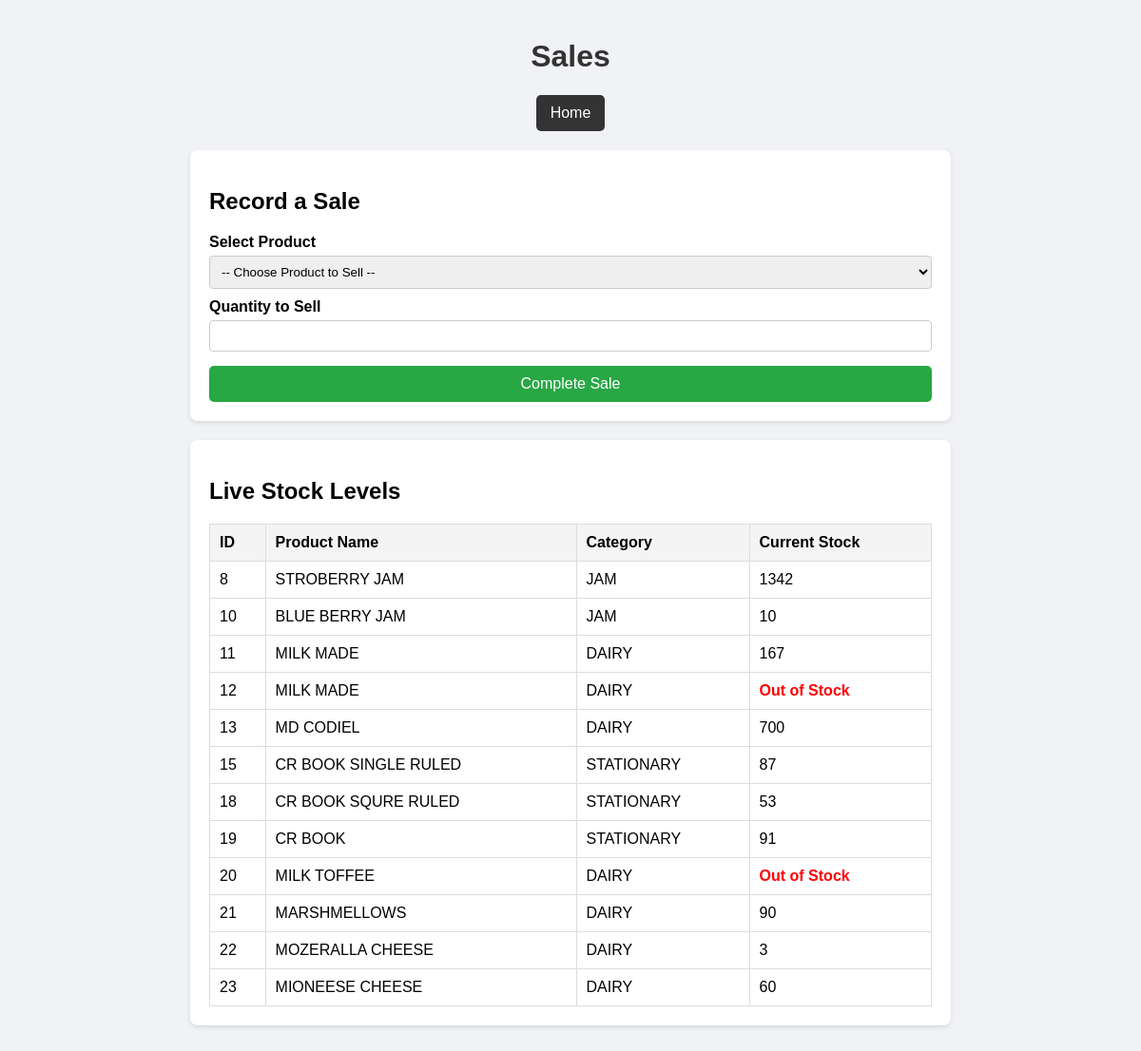
The page /sales.php on the database its author committed.
### tables this page shows
CREATE TABLE IF NOT EXISTS `product` (
  `id` int(11) NOT NULL AUTO_INCREMENT,
  `PRODUCT_NAME` varchar(255) NOT NULL,
  `product_category` varchar(100) DEFAULT NULL,
  `brand` varchar(100) NOT NULL,
  `contact_no` varchar(10) NOT NULL,
  `email` varchar(255) DEFAULT NULL,
  `ADDRESS` text,
  `current_stock` int(11) DEFAULT '0',
  PRIMARY KEY (`id`)
);

### sales.php (the view, shortened to what this page needs)
<?php
$conn = mysqli_connect("localhost", "root", "", "my_new_db");
?>
<!DOCTYPE html>
<html lang="en">
<head>
</head>
<body>
    <div class="container">
        <h1>Sales</h1>
        <center><a href="DASHBOARD.php" class="btn-home">Home</a></center>
        <div class="card">
            <h2>Record a Sale</h2>
            <form method="POST">
                <label>Select Product</label>
                <select name="product_id" required>
                    <option value="">-- Choose Product to Sell --</option>
                </select>
                <label>Quantity to Sell</label>
                <input type="number" name="qty" min="1" required>
                <button type="submit" class="btn-submit">Complete Sale</button>
            </form>
        </div>
        <div class="card">
           <h2>Live Stock Levels</h2>
           <table>
             <thead>
                <tr>
                   <th>ID</th>
                   <th>Product Name</th>
                   <th>Category</th>
                   <th>Current Stock</th>
                </tr>
            </thead>
            <tbody>
                    <?php
                    $inventory = mysqli_query($conn, "SELECT * FROM product");
                    while($item = mysqli_fetch_assoc($inventory)){
                        $stock_display = $item['current_stock'] <= 0
                            ? "<span class='low-stock'>Out of Stock</span>"
                            : $item['current_stock'];
                        echo "<tr>
                                <td>".$item['id']."</td>
                                <td>".$item['PRODUCT_NAME']."</td>
                                <td>".$item['product_category']."</td>
                                <td>".$stock_display."</td>
                            </tr>";
                    }
                    ?>
                </tbody>
            </table>
        </div>
    </div>
</body>
</html>

### sales.php (style rules this page uses)
body { font-family: Arial, sans-serif; background: #f0f2f5; margin: 0; padding: 20px; }
.container { max-width: 800px; margin: auto; }
h1 { text-align: center; color: #333; }
.card { background: #fff; padding: 20px; margin-bottom: 20px; border-radius: 8px; box-shadow: 0 2px 5px rgba(0,0,0,0.1); }
.btn-home { display: inline-block; padding: 10px 15px; background: #333; color: white; text-decoration: none; border-radius: 5px; margin-bottom: 20px; }
.btn-submit { background: #28a745; color: white; border: none; padding: 10px 15px; border-radius: 5px; cursor: pointer; font-size: 16px; width: 100%; margin-top: 15px; }
label { font-weight: bold; display: block; margin-top: 10px; margin-bottom: 5px; }
select, input[type="number"] { width: 100%; padding: 8px; box-sizing: border-box; border: 1px solid #ccc; border-radius: 4px; }
table { width: 100%; border-collapse: collapse; margin-top: 10px; }
th, td { border: 1px solid #ddd; padding: 10px; text-align: left; }
th { background: #f4f4f4; }
.low-stock { color: red; font-weight: bold; }

### rows shown on the page
product: id "8", PRODUCT_NAME "STROBERRY JAM", product_category "JAM", current_stock "1342"
product: id "10", PRODUCT_NAME "BLUE BERRY JAM", product_category "JAM", current_stock "10"
product: id "11", PRODUCT_NAME "MILK MADE", product_category "DAIRY", current_stock "167"
product: id "12", PRODUCT_NAME "MILK MADE", product_category "DAIRY", current_stock "Out of Stock"
product: id "13", PRODUCT_NAME "MD CODIEL", product_category "DAIRY", current_stock "700"
product: id "15", PRODUCT_NAME "CR BOOK SINGLE RULED", product_category "STATIONARY", current_stock "87"
product: id "18", PRODUCT_NAME "CR BOOK SQURE RULED", product_category "STATIONARY", current_stock "53"
product: id "19", PRODUCT_NAME "CR BOOK", product_category "STATIONARY", current_stock "91"
product: id "20", PRODUCT_NAME "MILK TOFFEE", product_category "DAIRY", current_stock "Out of Stock"
product: id "21", PRODUCT_NAME "MARSHMELLOWS", product_category "DAIRY", current_stock "90"
product: id "22", PRODUCT_NAME "MOZERALLA CHEESE", product_category "DAIRY", current_stock "3"
product: id "23", PRODUCT_NAME "MIONEESE CHEESE", product_category "DAIRY", current_stock "60"
